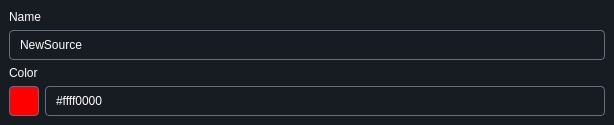
<?xml version="1.0" encoding="UTF-8"?>
<ui version="4.0">
 <class>ColorPickerWidgetClass</class>
 <widget class="QWidget" name="ColorPickerWidgetClass">
  <property name="geometry">
   <rect>
    <x>0</x>
    <y>0</y>
    <width>614</width>
    <height>125</height>
   </rect>
  </property>
  <property name="windowTitle">
   <string>ColorPickerWidget</string>
  </property>
  <property name="styleSheet">
   <string notr="true">#mainColorPickerWidget {
  background: #171B22;
}

QLabel {
  color: white;
}

QLineEdit {
  background: #171B22;
  color: white;
  border: 1px solid #647081;
  border-radius: 4px;
  padding-left: 8px;
}

QLineEdit:focus {
    border: 1px solid #19BDDE;
}

#colorPickerButton {
  border: 1px solid #647081;
  border-radius: 4px;
  background: red;
}
</string>
  </property>
  <layout class="QVBoxLayout" name="verticalLayout_2">
   <property name="spacing">
    <number>0</number>
   </property>
   <property name="leftMargin">
    <number>0</number>
   </property>
   <property name="topMargin">
    <number>0</number>
   </property>
   <property name="rightMargin">
    <number>0</number>
   </property>
   <property name="bottomMargin">
    <number>0</number>
   </property>
   <item>
    <widget class="QWidget" name="mainColorPickerWidget" native="true">
     <layout class="QVBoxLayout" name="verticalLayout">
      <property name="spacing">
       <number>5</number>
      </property>
      <property name="leftMargin">
       <number>9</number>
      </property>
      <property name="topMargin">
       <number>9</number>
      </property>
      <property name="rightMargin">
       <number>9</number>
      </property>
      <property name="bottomMargin">
       <number>9</number>
      </property>
      <item>
       <widget class="QLabel" name="label">
        <property name="text">
         <string>Name</string>
        </property>
       </widget>
      </item>
      <item>
       <widget class="QLineEdit" name="nameLineEdit">
        <property name="minimumSize">
         <size>
          <width>0</width>
          <height>30</height>
         </size>
        </property>
        <property name="maximumSize">
         <size>
          <width>16777215</width>
          <height>30</height>
         </size>
        </property>
        <property name="text">
         <string>NewSource</string>
        </property>
        <property name="placeholderText">
         <string>New Source</string>
        </property>
       </widget>
      </item>
      <item>
       <widget class="QLabel" name="label_2">
        <property name="text">
         <string>Color</string>
        </property>
       </widget>
      </item>
      <item>
       <widget class="QWidget" name="horizontalWidget" native="true">
        <layout class="QHBoxLayout" name="horizontalLayout">
         <property name="spacing">
          <number>6</number>
         </property>
         <property name="leftMargin">
          <number>0</number>
         </property>
         <property name="topMargin">
          <number>0</number>
         </property>
         <property name="rightMargin">
          <number>0</number>
         </property>
         <property name="bottomMargin">
          <number>0</number>
         </property>
         <item>
          <widget class="QPushButton" name="colorPickerButton">
           <property name="minimumSize">
            <size>
             <width>30</width>
             <height>30</height>
            </size>
           </property>
           <property name="maximumSize">
            <size>
             <width>30</width>
             <height>30</height>
            </size>
           </property>
           <property name="cursor">
            <cursorShape>PointingHandCursor</cursorShape>
           </property>
           <property name="text">
            <string/>
           </property>
           <property name="flat">
            <bool>true</bool>
           </property>
          </widget>
         </item>
         <item>
          <widget class="QLineEdit" name="colorLineEdit">
           <property name="minimumSize">
            <size>
             <width>0</width>
             <height>30</height>
            </size>
           </property>
           <property name="maximumSize">
            <size>
             <width>16777215</width>
             <height>30</height>
            </size>
           </property>
           <property name="text">
            <string>#ffff0000</string>
           </property>
           <property name="readOnly">
            <bool>true</bool>
           </property>
          </widget>
         </item>
        </layout>
       </widget>
      </item>
     </layout>
    </widget>
   </item>
  </layout>
 </widget>
 <layoutdefault spacing="6" margin="11"/>
 <resources/>
 <connections>
  <connection>
   <sender>colorPickerButton</sender>
   <signal>clicked()</signal>
   <receiver>ColorPickerWidgetClass</receiver>
   <slot>onPickColor()</slot>
   <hints>
    <hint type="sourcelabel">
     <x>23</x>
     <y>100</y>
    </hint>
    <hint type="destinationlabel">
     <x>306</x>
     <y>62</y>
    </hint>
   </hints>
  </connection>
 </connections>
 <slots>
  <slot>onPickColor()</slot>
 </slots>
</ui>
